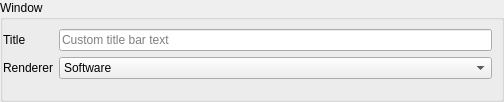
<?xml version="1.0" encoding="UTF-8"?>
<ui version="4.0">
 <class>control_panel::output::Window</class>
 <widget class="QWidget" name="ControlPanel_Output_Window">
  <property name="geometry">
   <rect>
    <x>0</x>
    <y>0</y>
    <width>504</width>
    <height>102</height>
   </rect>
  </property>
  <property name="windowTitle">
   <string>Dialog</string>
  </property>
  <layout class="QVBoxLayout" name="verticalLayout">
   <property name="leftMargin">
    <number>0</number>
   </property>
   <property name="topMargin">
    <number>0</number>
   </property>
   <property name="rightMargin">
    <number>0</number>
   </property>
   <property name="bottomMargin">
    <number>0</number>
   </property>
   <item>
    <widget class="QGroupBox" name="groupBox">
     <property name="title">
      <string>Window</string>
     </property>
     <layout class="QFormLayout" name="formLayout">
      <property name="leftMargin">
       <number>0</number>
      </property>
      <property name="rightMargin">
       <number>9</number>
      </property>
      <property name="bottomMargin">
       <number>9</number>
      </property>
      <item row="1" column="0">
       <widget class="QLabel" name="label">
        <property name="sizePolicy">
         <sizepolicy hsizetype="Preferred" vsizetype="Preferred">
          <horstretch>0</horstretch>
          <verstretch>0</verstretch>
         </sizepolicy>
        </property>
        <property name="text">
         <string>Renderer</string>
        </property>
       </widget>
      </item>
      <item row="1" column="1">
       <widget class="QComboBox" name="comboBox_renderer">
        <property name="sizePolicy">
         <sizepolicy hsizetype="Preferred" vsizetype="Fixed">
          <horstretch>0</horstretch>
          <verstretch>0</verstretch>
         </sizepolicy>
        </property>
        <item>
         <property name="text">
          <string>Software</string>
         </property>
        </item>
        <item>
         <property name="text">
          <string>OpenGL</string>
         </property>
        </item>
       </widget>
      </item>
      <item row="0" column="0">
       <widget class="QLabel" name="label_2">
        <property name="text">
         <string>Title</string>
        </property>
       </widget>
      </item>
      <item row="0" column="1">
       <widget class="QLineEdit" name="lineEdit_title">
        <property name="placeholderText">
         <string>Custom title bar text</string>
        </property>
       </widget>
      </item>
     </layout>
    </widget>
   </item>
  </layout>
 </widget>
 <resources/>
 <connections/>
</ui>
